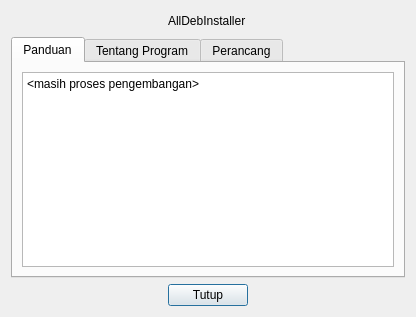
<?xml version="1.0" encoding="UTF-8"?>
<ui version="4.0">
 <class>About</class>
 <widget class="QDialog" name="About">
  <property name="geometry">
   <rect>
    <x>0</x>
    <y>0</y>
    <width>416</width>
    <height>317</height>
   </rect>
  </property>
  <property name="windowTitle">
   <string>Bantuan</string>
  </property>
  <layout class="QGridLayout" name="gridLayout">
   <item row="0" column="1">
    <widget class="QLabel" name="labelNamaProgram">
     <property name="text">
      <string>AllDebInstaller</string>
     </property>
    </widget>
   </item>
   <item row="1" column="0" colspan="3">
    <widget class="QTabWidget" name="tabWidget">
     <property name="currentIndex">
      <number>0</number>
     </property>
     <widget class="QWidget" name="tabPanduan">
      <attribute name="title">
       <string>Panduan</string>
      </attribute>
      <layout class="QGridLayout" name="gridLayout_2">
       <item row="0" column="0">
        <widget class="QTextBrowser" name="teksPanduan">
         <property name="html">
          <string>&lt;!DOCTYPE HTML PUBLIC &quot;-//W3C//DTD HTML 4.0//EN&quot; &quot;http://www.w3.org/TR/REC-html40/strict.dtd&quot;&gt;
&lt;html&gt;&lt;head&gt;&lt;meta name=&quot;qrichtext&quot; content=&quot;1&quot; /&gt;&lt;style type=&quot;text/css&quot;&gt;
p, li { white-space: pre-wrap; }
&lt;/style&gt;&lt;/head&gt;&lt;body style=&quot; font-family:'Sans Serif'; font-size:9pt; font-weight:400; font-style:normal;&quot;&gt;
&lt;p style=&quot; margin-top:0px; margin-bottom:0px; margin-left:0px; margin-right:0px; -qt-block-indent:0; text-indent:0px;&quot;&gt;&amp;lt;masih proses pengembangan&amp;gt;&lt;/p&gt;&lt;/body&gt;&lt;/html&gt;</string>
         </property>
        </widget>
       </item>
      </layout>
     </widget>
     <widget class="QWidget" name="tabTentang">
      <attribute name="title">
       <string>Tentang Program</string>
      </attribute>
      <layout class="QGridLayout" name="gridLayout_3">
       <item row="0" column="0">
        <widget class="QTextBrowser" name="teksTentang">
         <property name="html">
          <string>&lt;!DOCTYPE HTML PUBLIC &quot;-//W3C//DTD HTML 4.0//EN&quot; &quot;http://www.w3.org/TR/REC-html40/strict.dtd&quot;&gt;
&lt;html&gt;&lt;head&gt;&lt;meta name=&quot;qrichtext&quot; content=&quot;1&quot; /&gt;&lt;style type=&quot;text/css&quot;&gt;
p, li { white-space: pre-wrap; }
&lt;/style&gt;&lt;/head&gt;&lt;body style=&quot; font-family:'Sans Serif'; font-size:9pt; font-weight:400; font-style:normal;&quot;&gt;
&lt;p style=&quot; margin-top:0px; margin-bottom:0px; margin-left:0px; margin-right:0px; -qt-block-indent:0; text-indent:0px;&quot;&gt;Program ini merupakan versi GUI dalam Qt untuk skrip alldeb_user yang dikembangkan oleh @nif di Forum Ubuntu Indonesia (ubuntu-indonesia.com).&lt;/p&gt;
&lt;p style=&quot;-qt-paragraph-type:empty; margin-top:0px; margin-bottom:0px; margin-left:0px; margin-right:0px; -qt-block-indent:0; text-indent:0px;&quot;&gt;&lt;br /&gt;&lt;/p&gt;
&lt;p style=&quot; margin-top:0px; margin-bottom:0px; margin-left:0px; margin-right:0px; -qt-block-indent:0; text-indent:0px;&quot;&gt;Saudara @nif awalnya membuat versi GUI dalam FLTK:&lt;/p&gt;
&lt;p style=&quot; margin-top:0px; margin-bottom:0px; margin-left:0px; margin-right:0px; -qt-block-indent:0; text-indent:0px;&quot;&gt;&lt;a href=&quot;http://ubuntu-indonesia.com/forums/ubbthreads.php/topics/147894/1&quot;&gt;&lt;span style=&quot; text-decoration: underline; color:#0057ae;&quot;&gt;http://ubuntu-indonesia.com/forums/ubbthreads.php/topics/147894/1&lt;/span&gt;&lt;/a&gt;&lt;/p&gt;
&lt;p style=&quot; margin-top:12px; margin-bottom:12px; margin-left:0px; margin-right:0px; -qt-block-indent:0; text-indent:0px;&quot;&gt;Program ini hanya porting ke Qt, dan kami tentunya mengapresiasi versi FLTK yang dibuat oleh saudara @nif.&lt;/p&gt;&lt;/body&gt;&lt;/html&gt;</string>
         </property>
        </widget>
       </item>
      </layout>
     </widget>
     <widget class="QWidget" name="tab">
      <attribute name="title">
       <string>Perancang</string>
      </attribute>
      <layout class="QGridLayout" name="gridLayout_4">
       <item row="0" column="0">
        <widget class="QTextBrowser" name="teksPembuat">
         <property name="html">
          <string>&lt;!DOCTYPE HTML PUBLIC &quot;-//W3C//DTD HTML 4.0//EN&quot; &quot;http://www.w3.org/TR/REC-html40/strict.dtd&quot;&gt;
&lt;html&gt;&lt;head&gt;&lt;meta name=&quot;qrichtext&quot; content=&quot;1&quot; /&gt;&lt;style type=&quot;text/css&quot;&gt;
p, li { white-space: pre-wrap; }
&lt;/style&gt;&lt;/head&gt;&lt;body style=&quot; font-family:'Sans Serif'; font-size:9pt; font-weight:400; font-style:normal;&quot;&gt;
&lt;p style=&quot; margin-top:0px; margin-bottom:0px; margin-left:0px; margin-right:0px; -qt-block-indent:0; text-indent:0px;&quot;&gt;2013-2014  &lt;a href=&quot;http://ubuntu-indonesia.com/forums/ubbthreads.php/users/9449&quot;&gt;&lt;span style=&quot; text-decoration: underline; color:#0057ae;&quot;&gt;@nif&lt;/span&gt;&lt;/a&gt; (pelopor skrip alldeb_maker dan alldeb_user)&lt;/p&gt;
&lt;p style=&quot; margin-top:12px; margin-bottom:12px; margin-left:0px; margin-right:0px; -qt-block-indent:0; text-indent:0px;&quot;&gt;2014 &lt;a href=&quot;http://ubuntu-indonesia.com/forums/ubbthreads.php/users/3830/miraiE&quot;&gt;&lt;span style=&quot; text-decoration: underline; color:#0057ae;&quot;&gt;@miraiE&lt;/span&gt;&lt;/a&gt; (porting kode skrip alldeb_user ke Qt untuk modus GUI)&lt;/p&gt;
&lt;p style=&quot;-qt-paragraph-type:empty; margin-top:12px; margin-bottom:12px; margin-left:0px; margin-right:0px; -qt-block-indent:0; text-indent:0px;&quot;&gt;&lt;br /&gt;&lt;/p&gt;
&lt;p style=&quot; margin-top:12px; margin-bottom:12px; margin-left:0px; margin-right:0px; -qt-block-indent:0; text-indent:0px;&quot;&gt;&amp;lt;masukkan nama anda di sini&amp;gt;&lt;/p&gt;&lt;/body&gt;&lt;/html&gt;</string>
         </property>
        </widget>
       </item>
      </layout>
     </widget>
    </widget>
   </item>
   <item row="0" column="0">
    <spacer name="horizontalSpacer">
     <property name="orientation">
      <enum>Qt::Horizontal</enum>
     </property>
     <property name="sizeHint" stdset="0">
      <size>
       <width>146</width>
       <height>20</height>
      </size>
     </property>
    </spacer>
   </item>
   <item row="0" column="2">
    <spacer name="horizontalSpacer_2">
     <property name="orientation">
      <enum>Qt::Horizontal</enum>
     </property>
     <property name="sizeHint" stdset="0">
      <size>
       <width>146</width>
       <height>20</height>
      </size>
     </property>
    </spacer>
   </item>
   <item row="2" column="1">
    <widget class="QPushButton" name="tmbTutupInfo">
     <property name="text">
      <string>Tutup</string>
     </property>
    </widget>
   </item>
  </layout>
 </widget>
 <resources/>
 <connections>
  <connection>
   <sender>tmbTutupInfo</sender>
   <signal>clicked()</signal>
   <receiver>About</receiver>
   <slot>close()</slot>
   <hints>
    <hint type="sourcelabel">
     <x>203</x>
     <y>301</y>
    </hint>
    <hint type="destinationlabel">
     <x>365</x>
     <y>288</y>
    </hint>
   </hints>
  </connection>
 </connections>
</ui>
